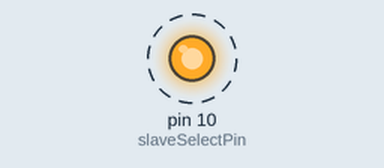
Recording of a program running on a simulated Arduino Uno, built with avr-gcc and run on an emulated ATmega328P. Shown: output pins drawn as LEDs (lit = HIGH). Dashed ring = blinking. What the program prints to the serial monitor is not drawn.

Above: at 0.6 s.
Timing chart, 0 to 3.0 s (numbered marks = the images above):
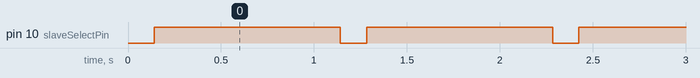

Measured:
- by itself, pin 10 (slaveSelectPin): alternates HIGH for 1.0 s and LOW for 0.14 s

The program:

main.cpp
```cpp
#include <Arduino.h>
// #include <SPI.h>  // Include SPI library

// int cs = 10;

// void setup() {

//   // put your setup code here, to run once:
//   SPI.begin();
//   pinMode (cs, OUTPUT);
//   digitalWrite(cs, HIGH);
//   Serial.begin(9600);

// }

// void loop() {

//   // put your main code here, to run repeatedly:
//   digitalWrite(cs, LOW);
//   Serial.println(digitalRead(cs));
//   SPI.transfer(9);
//   digitalWrite(cs, HIGH);

//   delay(2000);
// }

// ON ARDUINO UNO
#include <SPI.h>

const int slaveSelectPin = 10; // SS pin for selecting the slave (can be any digital pin)

void setup() {
  SPI.begin();
  pinMode(slaveSelectPin, OUTPUT);
  digitalWrite(slaveSelectPin, HIGH); // Deselect the slave initially
  Serial.begin(19200);
}

void loop() {
  String message = "Hello, Mega!"; // Message to send
  digitalWrite(slaveSelectPin, LOW); // Select the slave
  delay(10); // Small delay to ensure the slave is ready to receive
  SPI.transfer(message.length()); // Send the message length
  delay(10); // Small delay to ensure the slave is ready to receive
  for (char c : message) {
    int b = SPI.transfer(c); // Send each character of the message
    Serial.println(b);
    delay(10); // Small delay between characters
  }
  digitalWrite(slaveSelectPin, HIGH); // Deselect the slave

  delay(1000); // Wait for 1 second before sending the next message
}
```
